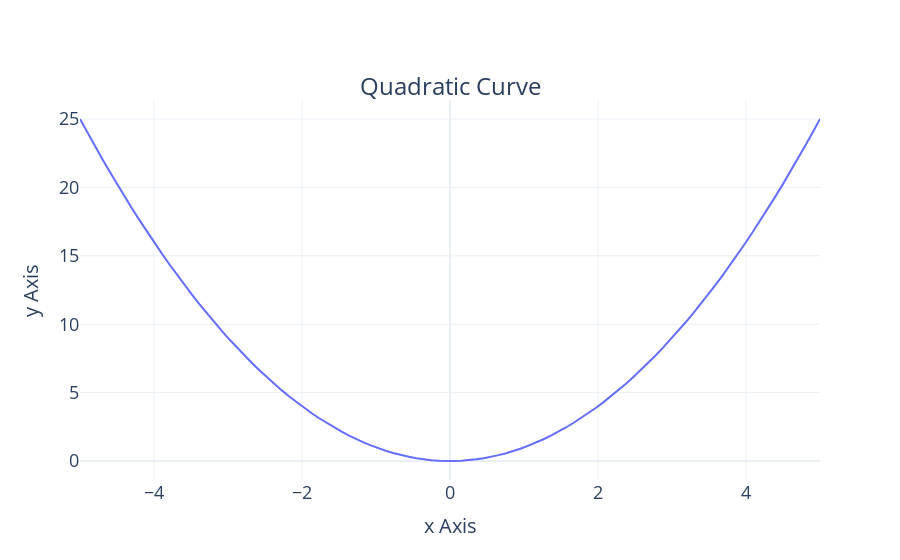

Notebook source saved alongside this figure:
### Code cell
import numpy as np
x = np.linspace(-5,5,100)  # We want a really smooth plot with a 100 points instead of 15.
y = x*x                    # This computes an array y with each element filled with x-square.\
fig = go.Figure(data=go.Scatter(x=x, y=y))
fig.update_layout(
    title=go.layout.Title(
        text="Quadratic Curve",
        yanchor="top",
        y=0.86,
        xanchor="center",
        x=0.5,
        font=dict(size=24)),
    xaxis=go.layout.XAxis(
        title=go.layout.xaxis.Title(text="x Axis"),
        tickfont=dict(size=18),
        titlefont=dict(size=20)
    ),
    yaxis=go.layout.YAxis(
        title=go.layout.yaxis.Title(
            text="y Axis"),
        tickfont=dict(size=18),
        titlefont=dict(size=20)
    )
)
fig.show()

### Figure 1 — Plotly figure (JSON) as saved in the notebook; plotly's stock layout.template omitted (floating-point values rounded to 4 significant figures)
{"data": [{"type": "scatter", "x": [-5, -4.899, -4.798, -4.697, -4.596, -4.495, -4.394, -4.293, -4.192, -4.091, -3.99, -3.889, -3.788, -3.687, -3.586, -3.485, -3.384, -3.283, -3.182, -3.081, -2.98, -2.879, -2.778, -2.677, -2.576, -2.475, -2.374, -2.273, -2.172, -2.071, -1.97, -1.869, -1.768, -1.667, -1.566, -1.465, -1.364, -1.263, -1.162, -1.061, -0.9596, -0.8586, -0.7576, -0.6566, -0.5556, -0.4545, -0.3535, -0.2525, -0.1515, -0.05051, 0.05051, 0.1515, 0.2525, 0.3535, 0.4545, 0.5556, 0.6566, 0.7576, 0.8586, 0.9596, 1.061, 1.162, 1.263, 1.364, 1.465, 1.566, 1.667, 1.768, 1.869, 1.97, 2.071, 2.172, 2.273, 2.374, 2.475, 2.576, 2.677, 2.778, 2.879, 2.98, 3.081, 3.182, 3.283, 3.384, 3.485, 3.586, 3.687, 3.788, 3.889, 3.99, 4.091, 4.192, 4.293, 4.394, 4.495, 4.596, 4.697, 4.798, 4.899, 5], "y": [25, 24.0, 23.02, 22.06, 21.12, 20.2, 19.31, 18.43, 17.57, 16.74, 15.92, 15.12, 14.35, 13.59, 12.86, 12.14, 11.45, 10.78, 10.12, 9.491, 8.879, 8.287, 7.716, 7.165, 6.635, 6.124, 5.635, 5.165, 4.716, 4.288, 3.88, 3.492, 3.125, 2.778, 2.451, 2.145, 1.86, 1.594, 1.349, 1.125, 0.9208, 0.7372, 0.5739, 0.4311, 0.3086, 0.2066, 0.125, 0.06377, 0.02296, 0.002551, 0.002551, 0.02296, 0.06377, 0.125, 0.2066, 0.3086, 0.4311, 0.5739, 0.7372, 0.9208, 1.125, 1.349, 1.594, 1.86, 2.145, 2.451, 2.778, 3.125, 3.492, 3.88, 4.288, 4.716, 5.165, 5.635, 6.124, 6.635, 7.165, 7.716, 8.287, 8.879, 9.491, 10.12, 10.78, 11.45, 12.14, 12.86, 13.59, 14.35, 15.12, 15.92, 16.74, 17.57, 18.43, 19.31, 20.2, 21.12, 22.06, 23.02, 24.0, 25]}], "layout": {"title": {"font": {"size": 24}, "text": "Quadratic Curve", "x": 0.5, "xanchor": "center", "y": 0.86, "yanchor": "top"}, "xaxis": {"tickfont": {"size": 18}, "title": {"font": {"size": 20}, "text": "x Axis"}}, "yaxis": {"tickfont": {"size": 18}, "title": {"font": {"size": 20}, "text": "y Axis"}}}}
